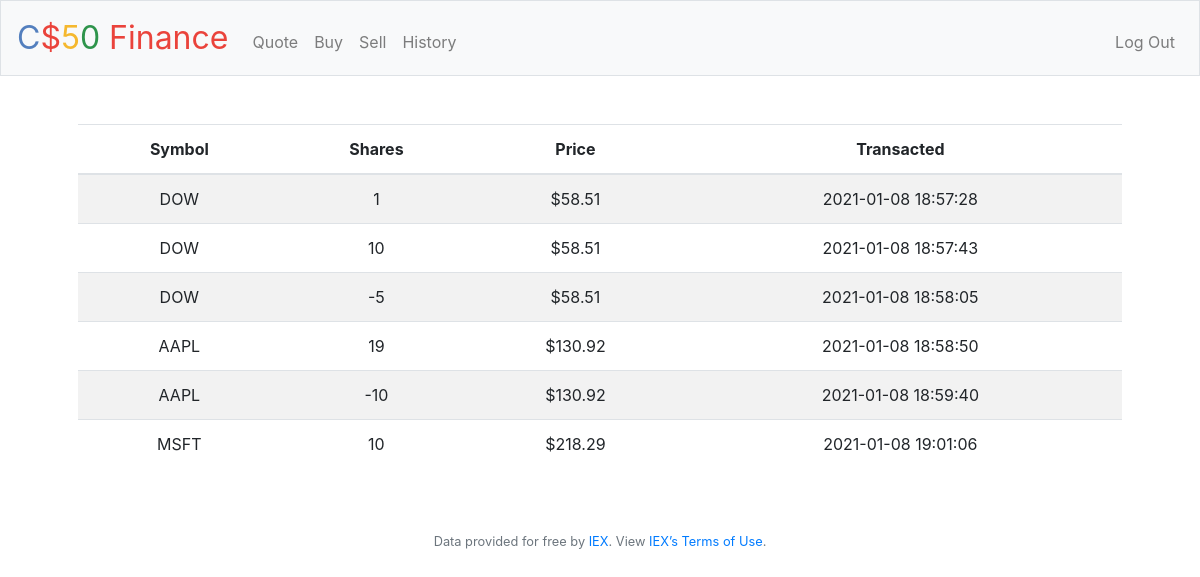
Screenshot of /history (signed in) with the database file from the repository.
### tables this page shows
CREATE TABLE history (id INTEGER, user_id INTEGER NOT NULL, symbol TEXT NOT NULL, shares INTEGER NOT NULL, price NUMERIC NOT NULL, date TIMESTAMP NOT NULL DEFAULT(datetime('now', 'localtime')), PRIMARY KEY(id), FOREIGN KEY(user_id) REFERENCES users(id));

### application.py (the view)
@app.route("/history")
@login_required
def history():
    records = db.execute("SELECT * FROM history WHERE user_id=?", session["user_id"])
    return render_template("history.html", records=records)

### application.py (called while the page is built)
@app.after_request
def after_request(response):
    response.headers["Cache-Control"] = "no-cache, no-store, must-revalidate"
    response.headers["Expires"] = 0
    response.headers["Pragma"] = "no-cache"
    return response

### helpers.py (called while the page is built)
def login_required(f):
    @wraps(f)
    def decorated_function(*args, **kwargs):
        if session.get("user_id") is None:
            return redirect("/login")
        return f(*args, **kwargs)
    return decorated_function

def usd(value):
    return f"${value:,.2f}"

### templates/history.html (shortened to what this page needs)
{% extends "layout.html" %}
{% block main %}
    <table class="table table-striped">
        <thead>
            <tr>
                <th>Symbol</th>
                <th>Shares</th>
                <th>Price</th>
                <th>Transacted</th>
            </tr>
        </thead>
        {% for record in records %}
            <tr>
                <td>{{ record['symbol'] }}</td>
                <td>{{ record['shares'] }}</td>
                <td>{{ record['price'] | usd }}</td>
                <td>{{ record['date'] }}</td>
            </tr>
        {% endfor %}
    </table>
{% endblock %}

### templates/layout.html (shortened to what this page needs)
<!DOCTYPE html>
<html lang="en">
    <head>
        <link rel="stylesheet" href="https://cdn.jsdelivr.net/npm/bootstrap@4.5.3/dist/css/bootstrap.min.css">
        <link href="/static/styles.css" rel="stylesheet">
    </head>
    <body>
        <nav class="navbar navbar-expand-md navbar-light bg-light border">
            <a class="navbar-brand" href="/"><span class="blue">C</span><span class="red">$</span><span class="yellow">5</span><span class="green">0</span> <span class="red">Finance</span></a>
            <div class="collapse navbar-collapse" id="navbar">
                {% if session.user_id %}
                    <ul class="navbar-nav mr-auto mt-2">
                        <li class="nav-item"><a class="nav-link" href="/quote">Quote</a></li>
                        <li class="nav-item"><a class="nav-link" href="/buy">Buy</a></li>
                        <li class="nav-item"><a class="nav-link" href="/sell">Sell</a></li>
                        <li class="nav-item"><a class="nav-link" href="/history">History</a></li>
                    </ul>
                    <ul class="navbar-nav ml-auto mt-2">
                        <li class="nav-item"><a class="nav-link" href="/logout">Log Out</a></li>
                    </ul>
                {% else %}
                    <ul class="navbar-nav ml-auto mt-2">
                        <li class="nav-item"><a class="nav-link" href="/register">Register</a></li>
                        <li class="nav-item"><a class="nav-link" href="/login">Log In</a></li>
                    </ul>
                {% endif %}
            </div>
        </nav>
        <main class="container p-5">
            {% block main %}{% endblock %}
        </main>
        <footer class="small text-center text-muted">
            Data provided for free by <a href="https://iextrading.com/developer">IEX</a>. View <a href="https://iextrading.com/api-exhibit-a/">IEX’s Terms of Use</a>.
        </footer>
    </body>
</html>

### static/styles.css (style rules this page uses)
nav .navbar-brand { font-size: xx-large; }
nav .navbar-brand .blue { color: #537fbe; }
nav .navbar-brand .red { color: #ea433b; }
nav .navbar-brand .yellow { color: #f5b82e; }
nav .navbar-brand .green { color: #2e944b; }
main { overflow-x: auto; text-align: center; }

### rows the page displays
history: symbol "DOW", shares "1", price "$58.51", date "2021-01-08 18:57:28"
history: symbol "DOW", shares "10", price "$58.51", date "2021-01-08 18:57:43"
history: symbol "DOW", shares "-5", price "$58.51", date "2021-01-08 18:58:05"
history: symbol "AAPL", shares "19", price "$130.92", date "2021-01-08 18:58:50"
history: symbol "AAPL", shares "-10", price "$130.92", date "2021-01-08 18:59:40"
history: symbol "MSFT", shares "10", price "$218.29", date "2021-01-08 19:01:06"
